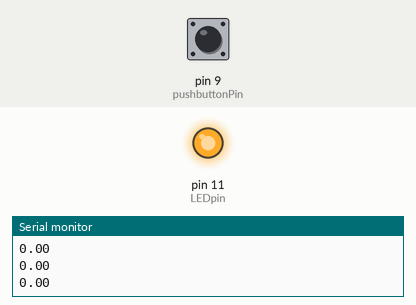
This sketch was run on a simulated Arduino Uno, built with avr-gcc and run on an emulated ATmega328P. Shown: output pins drawn as LEDs (lit = HIGH), the last lines printed to the serial monitor. Inputs (shaded band) come from the test bench; at power-on: pin 9 (pushbuttonPin) LOW.

Above: at 1.2 s.
1.3 s: pin 9 (pushbuttonPin) pulled HIGH for 0.15 s
At 1.5 s:
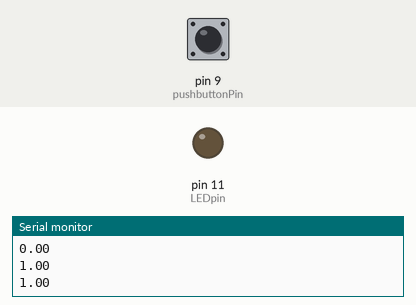
3.1 s: pin 9 (pushbuttonPin) pulled HIGH for 3.2 s
At 7.4 s:
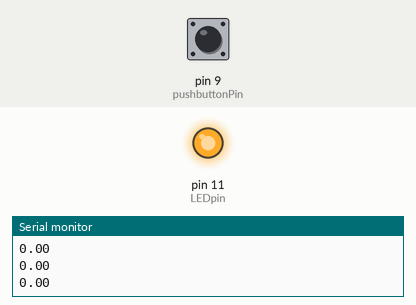
Timing chart, 0 to 8.9 s (numbered marks = the images above; inputs shaded):
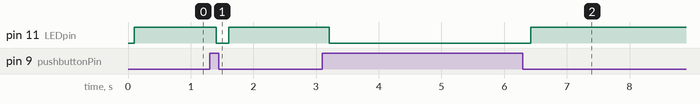

The sketch:

Understanding_Pushbuttons_and_Pull_Up_and_Pull_Down_Resistor.ino
```cpp
 int LEDpin=11;
 int pushbuttonPin=9;
 float readval;
 int delaytime=100;
 void setup() {
  // put your setup code here, to run once:
  Serial.begin(9600);
  pinMode(LEDpin, OUTPUT);
  pinMode (pushbuttonPin, INPUT);

}

void loop() {
  // put your main code here, to run repeatedly:
  readval=digitalRead(pushbuttonPin);
  Serial.println(readval);
  delay(delaytime);

  if (readval==1){
    digitalWrite(LEDpin, LOW);

  }
  else if (readval==0) {

    digitalWrite(LEDpin, HIGH);


  }

}
```

Measured:
- after the input at 1.3 s, pin 11 (LEDpin): HIGH → LOW after 0.11 s, → HIGH 0.20 s later
- after the input at 3.1 s, pin 11 (LEDpin): HIGH → LOW after 0.11 s, → HIGH 3.2 s later
